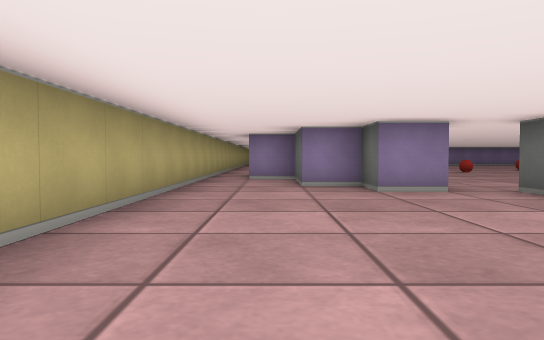
View 1 (above)

24 first-person views from a walk through a cub3D maze. The camera is about half as high as the walls, tilts 2° down and sees 70° across. The floor is counted in squares. Each view is taken from the middle of a square. On the plan, view 1 faces up. The plan holds only what a view shows up to about 9 squares ahead; the rest is blank.

View 2
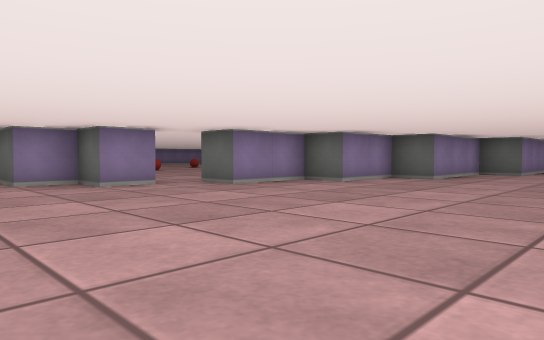

View 3
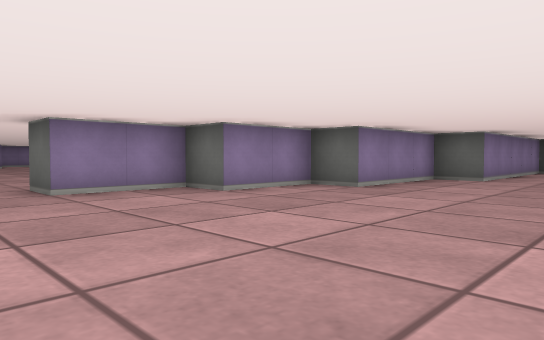

View 4
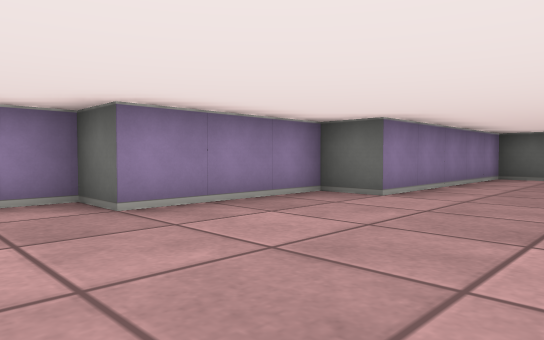

View 5
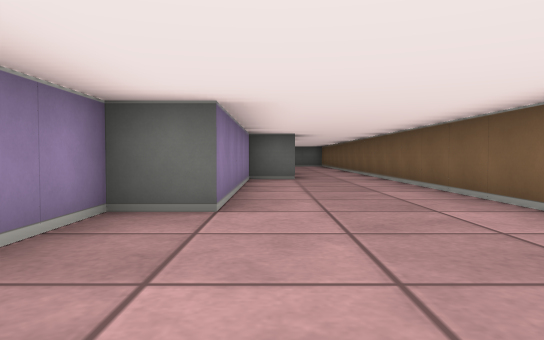

View 6
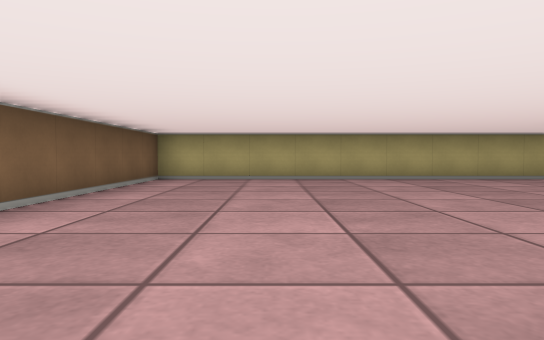

View 7
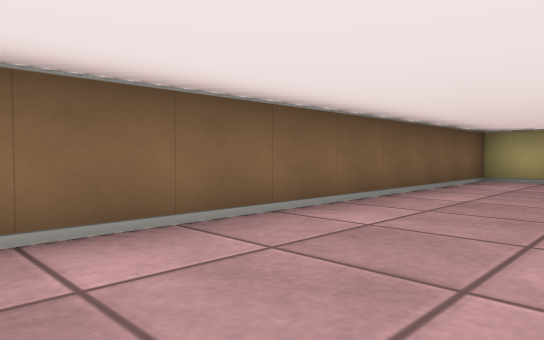

View 8
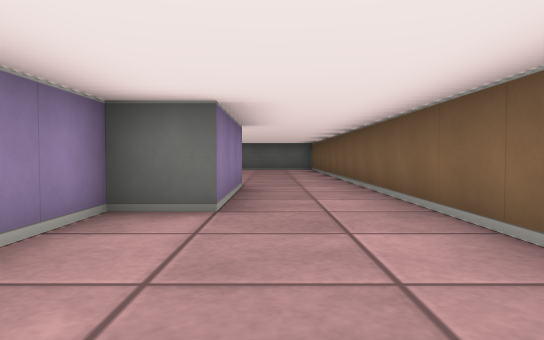

View 9
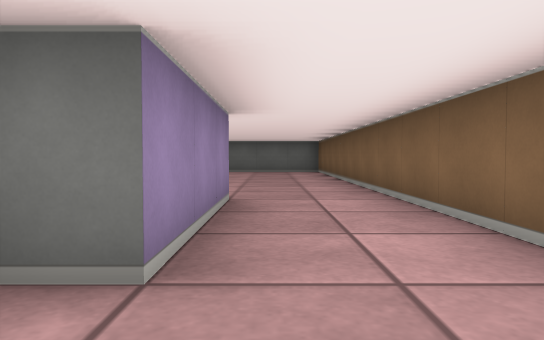

View 10
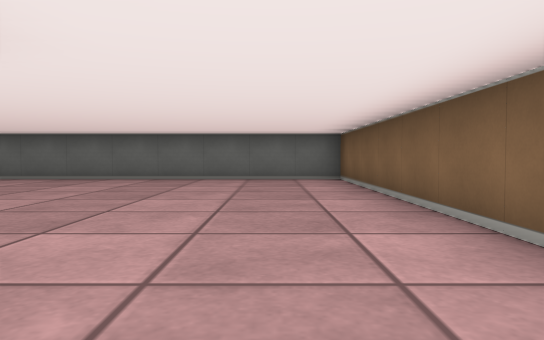

View 11
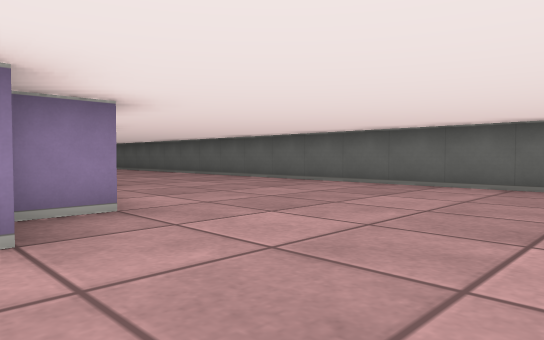

View 12
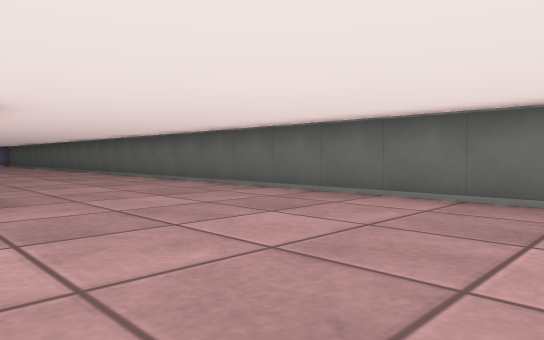

View 13
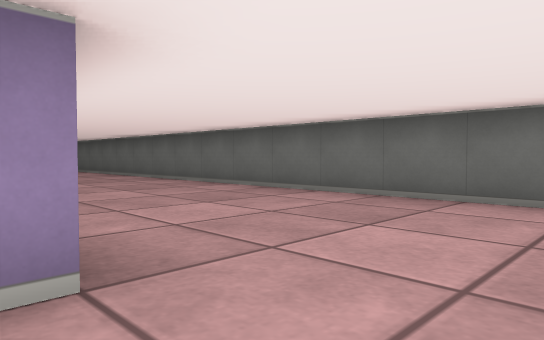

View 14
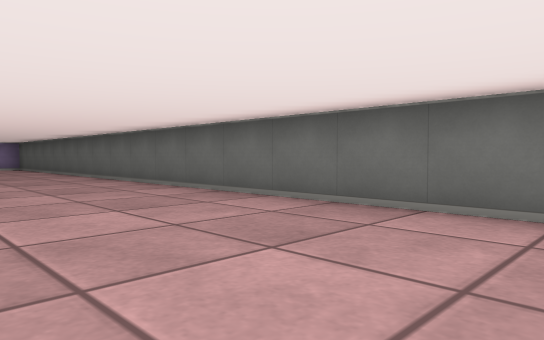

View 15
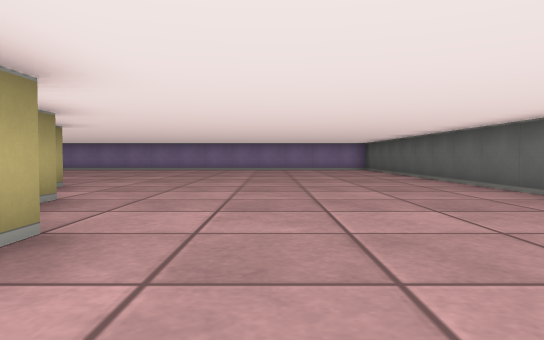

View 16
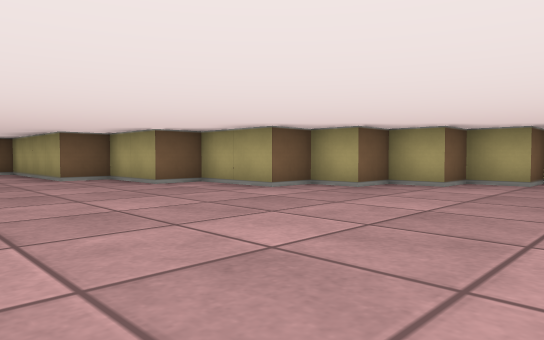

View 17
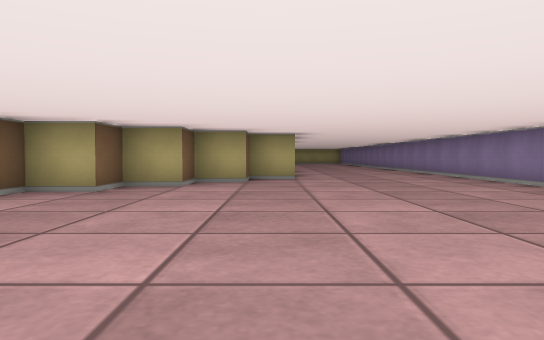

View 18
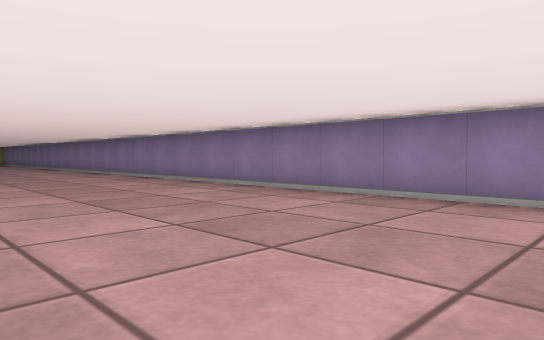

View 19
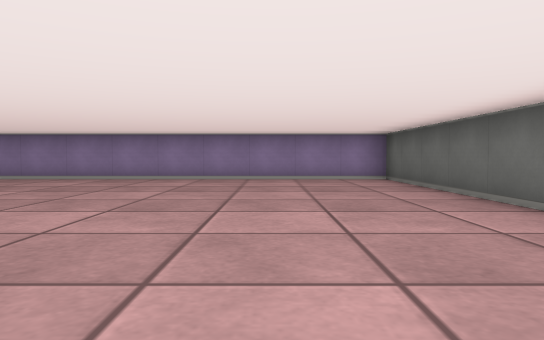

View 20
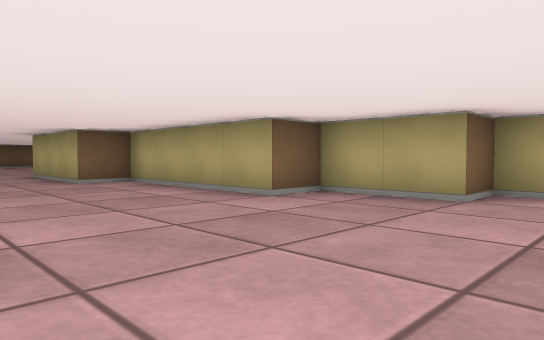

View 21
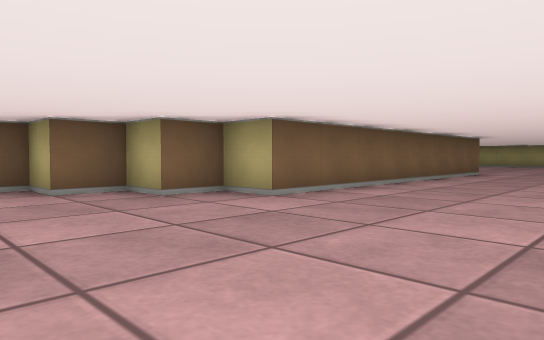

View 22
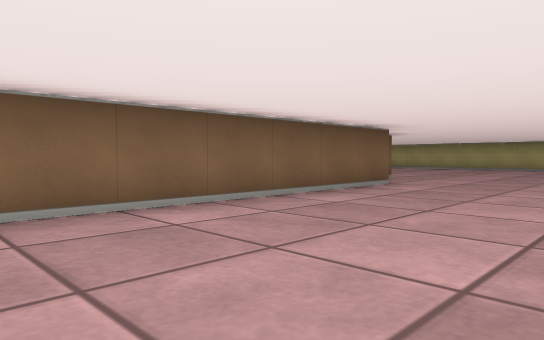

View 23
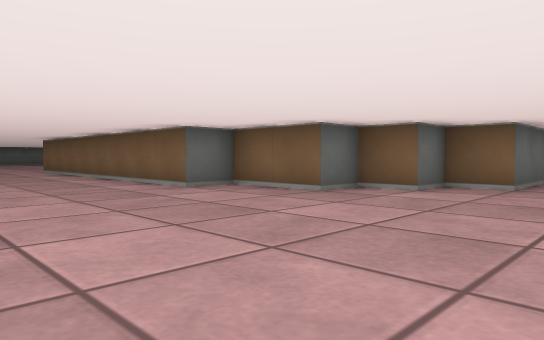

View 24
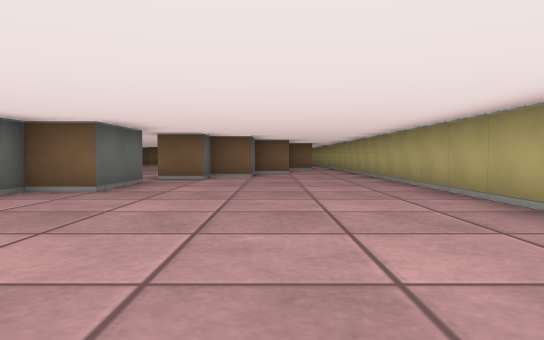

### Floor plan
Points are (right, up) in squares from view 1. A wall is a line through its corners. A room is listed if a view was taken in it or the views show most of it. See-through windows are left out.
Room 1 (views 1, 2, 3, 4, 5, 6, 7, 8, 9, 10)
walls: (10.5, -1.5) (18.5, -1.5); (2.6, 5.5) (1.5, 5.5) (1.5, 6.5) (0.5, 6.5) (0.5, 7.5); (0.5, 8.5) (-0.5, 8.5); (-1.5, 7.5) (-1.5, -1.5) (6.6, -1.5); (18.5, 0.5) (15.5, 0.5) (15.5, 1.5) (10.5, 1.5) (10.5, 2.5) (7.5, 2.5) (7.5, 3.5) (5.5, 3.5) (5.5, 4.5) (3.5, 4.5) (3.5, 5.5)
ways out: opening at (-1, 8) to room 2; opening at (19, -0.5) to room 2; opening at (3, 6)
Room 2 (views 11, 12, 13, 14, 15, 16, 17, 18, 19, 20, 21, 22, 23, 24)
walls: (3.5, 17.5) (3.5, 19.5) (4.5, 19.5) (4.5, 20.5) (5.5, 20.5) (5.5, 21.5) (7.5, 21.5) (7.5, 22.5) (15.5, 22.5) (15.5, 21.5) (16.5, 21.5) (16.5, 20.5) (17.5, 20.5) (17.5, 19.5) (18.5, 19.5) (18.5, 18.5) (19.5, 18.5) (19.5, 16.5) (20.5, 16.5) (20.5, 14.5) (21.5, 14.5) (21.5, 10.5) (22.5, 10.5) (22.5, 7.8); (21.6, 4.5) (20.6, 4.5); (2.5, 16) (2.5, 16.5) (3.5, 16.5); (-1.5, 21.5) (-1.5, 16); (0.5, 7.5) (0.5, 8.5); (18.5, -1.5) (26.5, -1.5) (26.5, 26.5) (14.8, 26.5); (-1.5, 9) (-1.5, 7.5)
ways out: opening at (-1, 8) to room 1; opening at (19, -0.5) to room 1; opening at (3, 17)

Where each view was taken, in squares from view 1:
view 1: 0 up, 0 right, facing up
view 2: 1 down, 1 left, facing up-right
view 3: 1 down, 2 right, facing up-right
view 4: 1 down, 6 right, facing up-right
view 5: 1 up, 7 right, facing right
view 6: 1 up, 7 right, facing left
view 7: 1 up, 7 right, facing down-left
view 8: 0 up, 12 right, facing right
view 9: 0 up, 14 right, facing right
view 10: 0 up, 18 right, facing right
view 11: 1 up, 20 right, facing up-right
view 12: 3 up, 22 right, facing up-right
view 13: 6 up, 22 right, facing up-right
view 14: 10 up, 23 right, facing up-right
view 15: 12 up, 23 right, facing up
view 16: 23 up, 24 right, facing down-left
view 17: 22 up, 24 right, facing left
view 18: 22 up, 23 right, facing up-left
view 19: 18 up, 24 right, facing up
view 20: 18 up, 25 right, facing down-left
view 21: 26 up, 19 right, facing down-left
view 22: 26 up, 14 right, facing down-left
view 23: 26 up, 2 right, facing down-right
view 24: 25 up, 1 right, facing down
